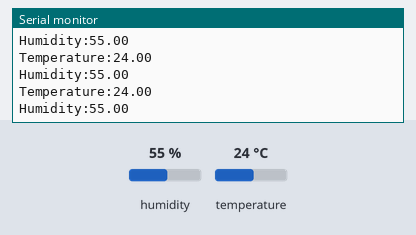
Bench run of a sketch on a simulated ESP32. Parts: the last lines printed to the serial monitor. Inputs (shaded band) come from the test bench; at power-on: humidity 55 %, temperature 24 °C.

Above: at 2.8 s.
2.9 s: humidity set to 22 %
At 5.5 s:
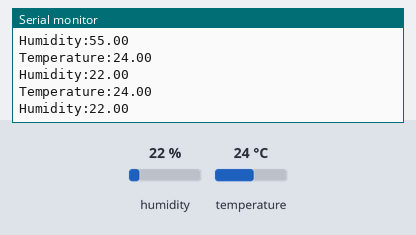
5.6 s: temperature set to 12 °C
At 6.9 s:
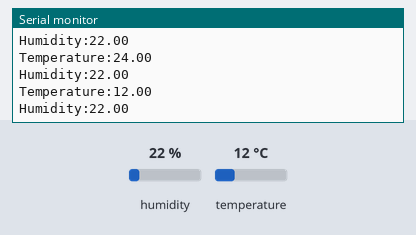
8.3 s: humidity set to 40 %
At 11.8 s:
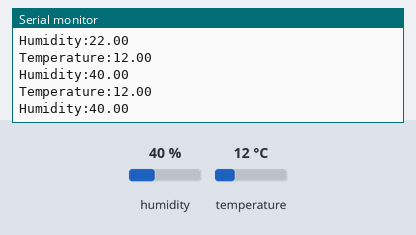
Timing chart, 0 to 13.3 s (numbered marks = the images above; inputs shaded):
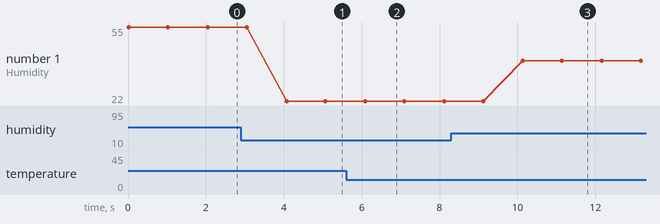

Measured:
- after the input at 2.9 s, the serial monitor: prints a new line after 1.2 s (image 1)
- after the input at 5.6 s, the serial monitor: prints a new line after 0.49 s (image 2)
- after the input at 8.3 s, the serial monitor: prints a new line after 1.8 s (image 3)
- plotted number 1: 55 → 22 after the input at 2.9 s, 22 → 40 after the input at 8.3 s

The sketch:

DHT11_interfacing_with_esp32.ino
```cpp
#include<DHT.h>
#define DHT_TYPE DHT11
#define DHT_PIN 12

DHT dht(DHT_PIN,DHT_TYPE);
void setup() {
  Serial.begin(9600);
  dht.begin();
}

void loop() {
  float temp=dht.readTemperature();
  float hum=dht.readHumidity();
  Serial.print("Temperature:");
  Serial.println(temp);
  Serial.print("Humidity:");
  Serial.println(hum);
  delay(1000);

}
```
